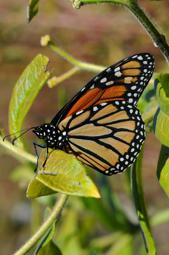
#> input picture test.jpg, 169 x 255 px
$ jupyter execute final.ipynb
#> lines starting #> are read from the running program, lines starting #| are printed output that depends on the picture
[cell 1]
import numpy as np
from skimage import io, transform
from skimage.restoration import denoise_tv_chambolle
import matplotlib.pyplot as plt

low_res_path = 'test.jpg'
low_res_img = io.imread(low_res_path)
#> low_res_img is the input picture: shape (255, 169, 3); mean R, G, B 119.4, 109.8, 56.2

scaling_factor = 8
high_res_initial = np.zeros((low_res_img.shape[0] * scaling_factor, low_res_img.shape[1] * scaling_factor, 3))
for c in range(3):
    high_res_initial[..., c] = transform.resize(low_res_img[..., c],
                                                (low_res_img.shape[0] * scaling_factor, low_res_img.shape[1] * scaling_factor),
                                                order=3)
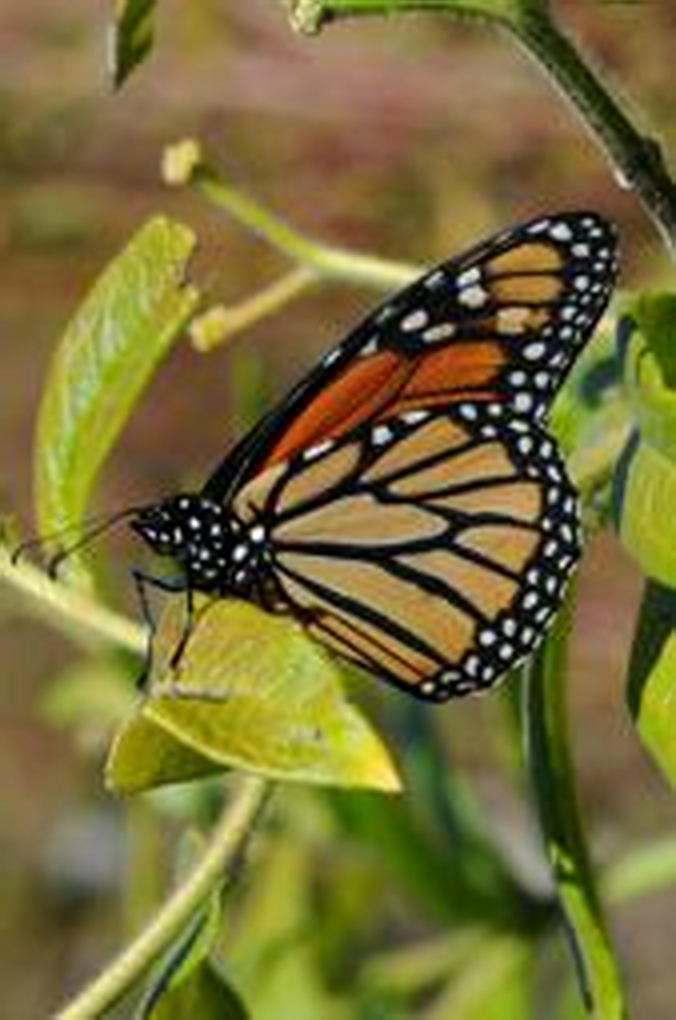
#> high_res_initial: shape (2040, 1352, 3) float64 (shown at 1/2 size); mean R, G, B 0.468, 0.431, 0.221

lambda_reg = 0.1
rho = 1.0
n_iter = 30
x = high_res_initial.copy()
z = x.copy()
u = np.zeros_like(x)


for i in range(n_iter):
    for c in range(3):

        x[..., c] = (high_res_initial[..., c] + rho * (z[..., c] - u[..., c])) / (1 + rho)

        z[..., c] = denoise_tv_chambolle(x[..., c] + u[..., c], weight=lambda_reg / rho, max_num_iter=5)

        u[..., c] = u[..., c] + x[..., c] - z[..., c]

plt.figure(figsize=(12, 6))
plt.subplot(1, 2, 1)
plt.title("Original Low-Resolution")
plt.imshow(low_res_img)
plt.axis('off')

plt.subplot(1, 2, 2)
plt.title("Super-Resolved Image")
plt.imshow(z)
plt.axis('off')
plt.show()
